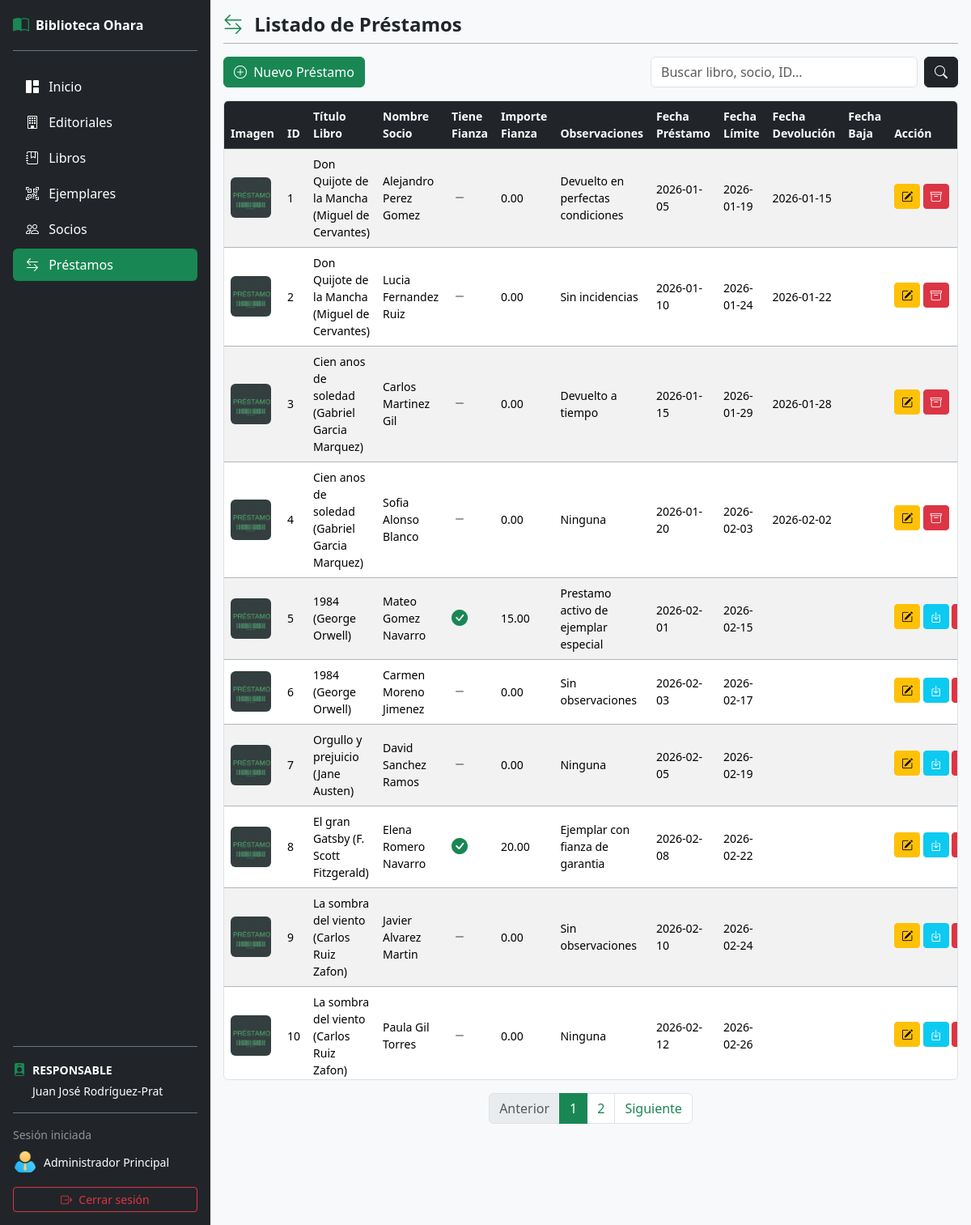
The app's page /prestamos.php (signed in) with its own data.
### tables this page shows
CREATE TABLE prestamos_juanjorpa (
    id_prestamo INT AUTO_INCREMENT PRIMARY KEY,
    id_ejemplar INT NOT NULL,
    id_socio INT NOT NULL,
    fecha_prestamo DATE NOT NULL,
    fecha_limite DATE NOT NULL,
    fecha_devolucion DATE DEFAULT NULL,
    observaciones VARCHAR(255) DEFAULT NULL,
    importe_fianza DECIMAL(8,2) DEFAULT 0.00,
    tiene_fianza BOOLEAN DEFAULT FALSE,
    url_imagen VARCHAR(255) DEFAULT NULL,
    fecha_baja DATETIME DEFAULT NULL,
    CONSTRAINT fk_prestamo_ejemplar FOREIGN KEY (id_ejemplar) 
        REFERENCES ejemplares_juanjo(id_ejemplar) 
        ON DELETE RESTRICT ON UPDATE CASCADE,
    CONSTRAINT fk_prestamo_socio FOREIGN KEY (id_socio) 
        REFERENCES socios_ricardo(id_socio) 
        ON DELETE RESTRICT ON UPDATE CASCADE
);

CREATE TABLE libros_manuel (
    id_libro INT AUTO_INCREMENT PRIMARY KEY,
    id_editorial INT NOT NULL,
    titulo VARCHAR(150) NOT NULL,
    isbn VARCHAR(20) DEFAULT NULL,
    anio_edicion INT DEFAULT NULL,
    esta_espanol BOOLEAN DEFAULT TRUE,
    url_imagen VARCHAR(255) DEFAULT NULL,
    fecha_baja DATETIME DEFAULT NULL,
    CONSTRAINT fk_libro_editorial FOREIGN KEY (id_editorial) 
        REFERENCES editorial_carlos(id_editorial) 
        ON DELETE RESTRICT ON UPDATE CASCADE
);

### prestamos_funciones.php (called while the page is built, shortened)
<?php
function contarTotalPrestamos($conn, $busqueda = '', $incluir_bajas = false) {
    $query = "SELECT COUNT(p.id_prestamo) AS total
              FROM prestamos_juanjorpa p
              INNER JOIN ejemplares_juanjo e ON p.id_ejemplar = e.id_ejemplar
              INNER JOIN libros_manuel l ON e.id_libro = l.id_libro
              INNER JOIN socios_ricardo s ON p.id_socio = s.id_socio
              WHERE 1=1";
    $busqueda = trim($busqueda);
    $stmt = $conn->prepare($query);
    $stmt->execute();
    $total = $stmt->get_result()->fetch_assoc()['total'] ?? 0;
    return (int)$total;
}
function obtenerTodosLosPrestamos($conn, $busqueda = '', $incluir_bajas = false, $limit = 10, $offset = 0) {
    $query = "SELECT p.*,
                     l.titulo AS titulo_libro,
                     CONCAT(s.nombre, ' ', COALESCE(s.apellidos, '')) AS nombre_socio
              FROM prestamos_juanjorpa p
              INNER JOIN ejemplares_juanjo e ON p.id_ejemplar = e.id_ejemplar
              INNER JOIN libros_manuel l ON e.id_libro = l.id_libro
              INNER JOIN socios_ricardo s ON p.id_socio = s.id_socio
              WHERE 1=1";
    $busqueda = trim($busqueda);
    $query .= " ORDER BY p.id_prestamo ASC LIMIT ? OFFSET ?";
    $stmt = $conn->prepare($query);
    if ($busqueda !== '') {
        $param = "%{$busqueda}%";
        $stmt->bind_param("sssssii", $param, $param, $param, $param, $param, $limit, $offset);
    } else {
        $stmt->bind_param("ii", $limit, $offset);
    }
    $stmt->execute();
    $resultado = $stmt->get_result();
    $prestamos = $resultado ? $resultado->fetch_all(MYSQLI_ASSOC) : [];
    return $prestamos;
}

### prestamos.php (the view, shortened to what this page needs)
<?php
include_once('config.php');
include_once('prestamos_funciones.php');
$conn = getMySQLiConnection();
$busqueda = trim($_GET['buscar'] ?? '');
$es_admin = isset($_SESSION['usuario']['rol']) && $_SESSION['usuario']['rol'] === 'admin';
$por_pagina = 10;
$pagina_actual = isset($_GET['pagina']) ? max(1, (int)$_GET['pagina']) : 1;
$offset = ($pagina_actual - 1) * $por_pagina;
$listadoPrestamos = obtenerTodosLosPrestamos($conn, $busqueda, $es_admin, $por_pagina, $offset);
$total_registros = contarTotalPrestamos($conn, $busqueda, $es_admin);
$total_paginas = ceil($total_registros / $por_pagina);
include_once('header.php');
?>
<div class="flex-grow-1 overflow-auto p-3">
    <div class="border-bottom border-dark-subtle pb-2 mb-3">
        <h2 class="h4 fw-bold text-dark mb-0">
            <i class="bi bi-arrow-left-right text-success me-2"></i> Listado de Préstamos
        </h2>
    </div>
    <div class="d-flex flex-wrap justify-content-between align-items-center gap-2 mb-3">
        <button type="button" class="btn btn-success" data-bs-toggle="modal" data-bs-target="#modalPrestamo">
            <i class="bi bi-plus-circle me-1"></i> Nuevo Préstamo
        </button>
        <form action="prestamos.php" method="GET" class="d-flex gap-2" style="max-width: 380px; width: 100%;">
            <div class="position-relative flex-grow-1">
                <input type="text" class="form-control pe-5" name="buscar"
                    placeholder="Buscar libro, socio, ID..."
                    value="<?= htmlspecialchars($busqueda) ?>">
            </div>
            <button type="submit" class="btn btn-dark" title="Buscar">
                <i class="bi bi-search"></i>
            </button>
        </form>
    </div>
    <div class="table-responsive border rounded" style="max-height: 80vh;">
        <table class="table table-striped border-dark-subtle align-middle small">
            <thead class="table-dark sticky-top">
                <tr>
                    <th>Imagen</th>
                    <th>ID</th>
                    <th>Título Libro</th>
                    <th>Nombre Socio</th>
                    <th>Tiene Fianza</th>
                    <th>Importe Fianza</th>
                    <th>Observaciones</th>
                    <th>Fecha Préstamo</th>
                    <th>Fecha Límite</th>
                    <th>Fecha Devolución</th>
                    <th>Fecha Baja</th>
                    <th>Acción</th>
                </tr>
            </thead>
            <tbody>
                <?php if (!empty($listadoPrestamos)): ?>
                    <?php foreach ($listadoPrestamos as $prestamo): ?>
                        <?php $esta_de_baja = !empty($prestamo['fecha_baja']) && $prestamo['fecha_baja'] !== '0000-00-00 00:00:00'; ?>
                        <tr class="<?= $esta_de_baja ? 'table-secondary text-muted' : '' ?>">
                            <td>
                                <?php
                                $ruta_imagen = trim($prestamo['url_imagen'] ?? '');
                                if (!empty($ruta_imagen) && file_exists($ruta_imagen)):
                                ?>
                                    <img src="<?= $ruta_imagen ?>?v=<?= filemtime($ruta_imagen) ?>" alt="Imagen préstamo" width="50" height="50" class="rounded object-fit-cover">
                                <?php else: ?>
                                    <span class="text-muted small fst-italic">No hay imagen</span>
                                <?php endif; ?>
                            </td>
                            <td><?= $prestamo['id_prestamo'] ?></td>
                            <td>
                                <div style="max-width: 240px; white-space: normal;">
                                    <?= htmlspecialchars($prestamo['titulo_libro']) ?>
                                </div>
                            </td>
                            <td><?= htmlspecialchars($prestamo['nombre_socio']) ?></td>
                            <td>
                                <?php if ($prestamo['tiene_fianza'] == 1): ?>
                                    <i class="bi bi-check-circle-fill text-success fs-5"></i>
                                <?php else: ?>
                                    <i class="bi bi-dash text-muted fs-5"></i>
                                <?php endif; ?>
                            </td>
                            <td><?= $prestamo['importe_fianza'] ?></td>
                            <td><?= htmlspecialchars($prestamo['observaciones'] ?? '') ?></td>
                            <td><?= $prestamo['fecha_prestamo'] ?></td>
                            <td><?= $prestamo['fecha_limite'] ?></td>
                            <td><?= $prestamo['fecha_devolucion'] ?></td>
                            <td><?= $prestamo['fecha_baja'] ?></td>
                            <td class="text-nowrap">
                                <a class="btn btn-warning btn-sm mb-1" title="Editar" href="prestamos.php?accion=editar&id=<?= $prestamo['id_prestamo'] ?>">
                                    <i class="bi bi-pencil-square"></i>
                                </a>
                                <?php $esta_devuelto = !empty($prestamo['fecha_devolucion']) && $prestamo['fecha_devolucion'] !== '0000-00-00' && $prestamo['fecha_devolucion'] !== '0000-00-00 00:00:00'; ?>
                                <?php if (!$esta_de_baja && !$esta_devuelto): ?>
                                    <a class="btn btn-info btn-sm mb-1 text-white" title="Entregar / Registrar devolución" href="prestamos.php?accion=devolver&id=<?= $prestamo['id_prestamo'] ?>">
                                        <i class="bi bi-box-arrow-in-down"></i>
                                    </a>
                                <?php endif; ?>
                                <?php if ($esta_de_baja): ?>
                                    <a class="btn btn-success btn-sm mb-1" title="Reactivar préstamo" href="prestamos.php?accion=cambiar_estado&id=<?= $prestamo['id_prestamo'] ?>">
                                        <i class="bi bi-arrow-counterclockwise"></i>
                                    </a>
                                <?php else: ?>
                                    <a class="btn btn-danger btn-sm mb-1" title="Dar de baja" href="prestamos.php?accion=cambiar_estado&id=<?= $prestamo['id_prestamo'] ?>">
                                        <i class="bi bi-archive"></i>
                                    </a>
                                <?php endif; ?>
                            </td>
                        </tr>
                    <?php endforeach; ?>
                <?php else: ?>
                    <tr>
                        <td colspan="12" class="text-center text-muted">No se encontraron registros en préstamos.</td>
                    </tr>
                <?php endif; ?>
            </tbody>
        </table>
    </div>
    <?php if ($total_paginas > 1): ?>
        <nav aria-label="Navegación de páginas" class="mt-3">
            <ul class="pagination justify-content-center mb-0"
                style="--bs-pagination-active-bg: #198754; --bs-pagination-active-border-color: #198754; --bs-pagination-color: #198754; --bs-pagination-hover-color: #146c43;">
                <li class="page-item <?= ($pagina_actual <= 1) ? 'disabled' : '' ?>">
                    <a class="page-link" href="prestamos.php?pagina=<?= $pagina_actual - 1 ?><?= $busqueda !== '' ? '&buscar=' . urlencode($busqueda) : '' ?>">Anterior</a>
                </li>
                <?php for ($i = 1; $i <= $total_paginas; $i++): ?>
                    <li class="page-item <?= ($pagina_actual === $i) ? 'active' : '' ?>">
                        <a class="page-link" href="prestamos.php?pagina=<?= $i ?><?= $busqueda !== '' ? '&buscar=' . urlencode($busqueda) : '' ?>"><?= $i ?></a>
                    </li>
                <?php endfor; ?>
                <li class="page-item <?= ($pagina_actual >= $total_paginas) ? 'disabled' : '' ?>">
                    <a class="page-link" href="prestamos.php?pagina=<?= $pagina_actual + 1 ?><?= $busqueda !== '' ? '&buscar=' . urlencode($busqueda) : '' ?>">Siguiente</a>
                </li>
            </ul>
        </nav>
    <?php endif; ?>
</div>
<?php
include_once('footer.php');
?>

### header.php (style rules this page uses)
body { background-color: #f8f9fa !important; }

### records on screen
prestamos_juanjorpa: url_imagen (picture), id_prestamo "1", libros_manuel.titulo "Don Quijote de la Mancha (Miguel de Cervantes)", nombre_socio "Alejandro Perez Gomez", tiene_fianza 0 (drawn), importe_fianza "0.00", observaciones "Devuelto en perfectas condiciones", fecha_prestamo "2026-01-05", fecha_limite "2026-01-19", fecha_devolucion "2026-01-15"
prestamos_juanjorpa: url_imagen (picture), id_prestamo "2", libros_manuel.titulo "Don Quijote de la Mancha (Miguel de Cervantes)", nombre_socio "Lucia Fernandez Ruiz", tiene_fianza 0 (drawn), importe_fianza "0.00", observaciones "Sin incidencias", fecha_prestamo "2026-01-10", fecha_limite "2026-01-24", fecha_devolucion "2026-01-22"
prestamos_juanjorpa: url_imagen (picture), id_prestamo "3", libros_manuel.titulo "Cien anos de soledad (Gabriel Garcia Marquez)", nombre_socio "Carlos Martinez Gil", tiene_fianza 0 (drawn), importe_fianza "0.00", observaciones "Devuelto a tiempo", fecha_prestamo "2026-01-15", fecha_limite "2026-01-29", fecha_devolucion "2026-01-28"
prestamos_juanjorpa: url_imagen (picture), id_prestamo "4", libros_manuel.titulo "Cien anos de soledad (Gabriel Garcia Marquez)", nombre_socio "Sofia Alonso Blanco", tiene_fianza 0 (drawn), importe_fianza "0.00", observaciones "Ninguna", fecha_prestamo "2026-01-20", fecha_limite "2026-02-03", fecha_devolucion "2026-02-02"
prestamos_juanjorpa: url_imagen (picture), id_prestamo "5", libros_manuel.titulo "1984 (George Orwell)", nombre_socio "Mateo Gomez Navarro", tiene_fianza 1 (drawn), importe_fianza "15.00", observaciones "Prestamo activo de ejemplar especial", fecha_prestamo "2026-02-01", fecha_limite "2026-02-15"
prestamos_juanjorpa: url_imagen (picture), id_prestamo "6", libros_manuel.titulo "1984 (George Orwell)", nombre_socio "Carmen Moreno Jimenez", tiene_fianza 0 (drawn), importe_fianza "0.00", observaciones "Sin observaciones", fecha_prestamo "2026-02-03", fecha_limite "2026-02-17"
prestamos_juanjorpa: url_imagen (picture), id_prestamo "7", libros_manuel.titulo "Orgullo y prejuicio (Jane Austen)", nombre_socio "David Sanchez Ramos", tiene_fianza 0 (drawn), importe_fianza "0.00", observaciones "Ninguna", fecha_prestamo "2026-02-05", fecha_limite "2026-02-19"
prestamos_juanjorpa: url_imagen (picture), id_prestamo "8", libros_manuel.titulo "El gran Gatsby (F. Scott Fitzgerald)", nombre_socio "Elena Romero Navarro", tiene_fianza 1 (drawn), importe_fianza "20.00", observaciones "Ejemplar con fianza de garantia", fecha_prestamo "2026-02-08", fecha_limite "2026-02-22"
prestamos_juanjorpa: url_imagen (picture), id_prestamo "9", libros_manuel.titulo "La sombra del viento (Carlos Ruiz Zafon)", nombre_socio "Javier Alvarez Martin", tiene_fianza 0 (drawn), importe_fianza "0.00", observaciones "Sin observaciones", fecha_prestamo "2026-02-10", fecha_limite "2026-02-24"
prestamos_juanjorpa: url_imagen (picture), id_prestamo "10", libros_manuel.titulo "La sombra del viento (Carlos Ruiz Zafon)", nombre_socio "Paula Gil Torres", tiene_fianza 0 (drawn), importe_fianza "0.00", observaciones "Ninguna", fecha_prestamo "2026-02-12", fecha_limite "2026-02-26"

### other values on screen
$responsable "Juan José Rodríguez-Prat"
$_SESSION['usuario']['nombre_completo'] "Administrador Principal"
